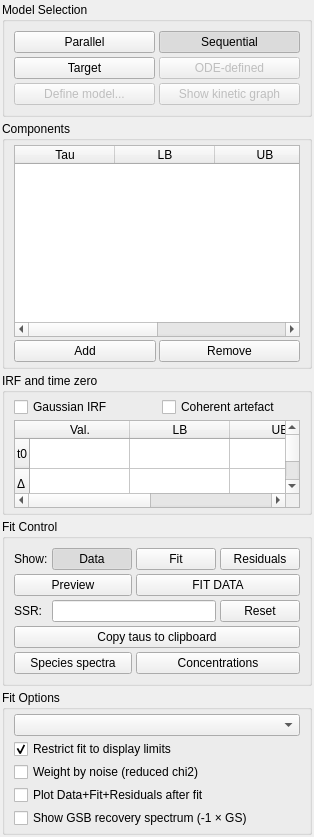
          <widget class="QWidget" name="tabDiscrete">
           <attribute name="title">
            <string>Discrete Fitting</string>
           </attribute>
           <layout class="QVBoxLayout" name="tabDiscreteLayout">
            <property name="spacing">
             <number>4</number>
            </property>
            <property name="leftMargin">
             <number>2</number>
            </property>
            <property name="topMargin">
             <number>2</number>
            </property>
            <property name="rightMargin">
             <number>2</number>
            </property>
            <property name="bottomMargin">
             <number>2</number>
            </property>
            <item>
             <widget class="QGroupBox" name="ModelSelectionGroup">
              <property name="title">
               <string>Model Selection</string>
              </property>
              <layout class="QGridLayout" name="modelSelectionLayout">
               <property name="spacing">
                <number>4</number>
               </property>
               <item row="0" column="0">
                <widget class="QPushButton" name="ParallelButton">
                 <property name="toolTip">
                  <string>Independent parallel decays -&gt; decay-associated spectra (DAS)</string>
                 </property>
                 <property name="text">
                  <string>Parallel</string>
                 </property>
                 <property name="checkable">
                  <bool>true</bool>
                 </property>
                 <attribute name="buttonGroup">
                  <string notr="true">ModelSelectionButtonGroup</string>
                 </attribute>
                </widget>
               </item>
               <item row="0" column="1">
                <widget class="QPushButton" name="SequentialButton">
                 <property name="toolTip">
                  <string>Sequential A-&gt;B-&gt;C scheme -&gt; evolution-associated spectra (EAS)</string>
                 </property>
                 <property name="text">
                  <string>Sequential</string>
                 </property>
                 <property name="checkable">
                  <bool>true</bool>
                 </property>
                 <property name="checked">
                  <bool>true</bool>
                 </property>
                 <attribute name="buttonGroup">
                  <string notr="true">ModelSelectionButtonGroup</string>
                 </attribute>
                </widget>
               </item>
               <item row="1" column="0">
                <widget class="QPushButton" name="TargetButton">
                 <property name="toolTip">
                  <string>General K-matrix with branching -&gt; species-associated spectra (SAS)</string>
                 </property>
                 <property name="text">
                  <string>Target</string>
                 </property>
                 <property name="checkable">
                  <bool>true</bool>
                 </property>
                 <attribute name="buttonGroup">
                  <string notr="true">ModelSelectionButtonGroup</string>
                 </attribute>
                </widget>
               </item>
               <item row="1" column="1">
                <widget class="QPushButton" name="ODEdefinedButton">
                 <property name="enabled">
                  <bool>false</bool>
                 </property>
                 <property name="toolTip">
                  <string>User-defined ODE system (not implemented yet)</string>
                 </property>
                 <property name="text">
                  <string>ODE-defined</string>
                 </property>
                 <property name="checkable">
                  <bool>true</bool>
                 </property>
                 <attribute name="buttonGroup">
                  <string notr="true">ModelSelectionButtonGroup</string>
                 </attribute>
                </widget>
               </item>
               <item row="2" column="0">
                <widget class="QPushButton" name="DefinemodelButton">
                 <property name="enabled">
                  <bool>false</bool>
                 </property>
                 <property name="toolTip">
                  <string>Edit the rate matrix / connectivity of the target model</string>
                 </property>
                 <property name="text">
                  <string>Define model...</string>
                 </property>
                </widget>
               </item>
               <item row="2" column="1">
                <widget class="QPushButton" name="ShowSchemeButton">
                 <property name="enabled">
                  <bool>false</bool>
                 </property>
                 <property name="toolTip">
                  <string>Draw the kinetic scheme of the current model (compartments, arrows and rate symbols)</string>
                 </property>
                 <property name="text">
                  <string>Show kinetic graph</string>
                 </property>
                </widget>
               </item>
              </layout>
             </widget>
            </item>
            <item>
             <widget class="QGroupBox" name="ComponentsGroup">
              <property name="title">
               <string>Components</string>
              </property>
              <layout class="QVBoxLayout" name="componentsLayout">
               <property name="spacing">
                <number>3</number>
               </property>
               <property name="topMargin">
                <number>4</number>
               </property>
               <property name="bottomMargin">
                <number>4</number>
               </property>
               <item>
                <widget class="QTableWidget" name="RateFitTable">
                 <property name="minimumSize">
                  <size>
                   <width>0</width>
                   <height>104</height>
                  </size>
                 </property>
                 <property name="toolTip">
                  <string>Initial lifetimes, bounds and fixed/free flags for each component</string>
                 </property>
                 <column>
                  <property name="text">
                   <string>Tau</string>
                  </property>
                 </column>
                 <column>
                  <property name="text">
                   <string>LB</string>
                  </property>
                 </column>
                 <column>
                  <property name="text">
                   <string>UB</string>
                  </property>
                 </column>
                 <column>
                  <property name="text">
                   <string>Fix?</string>
                  </property>
                 </column>
                </widget>
               </item>
               <item>
                <layout class="QHBoxLayout" name="componentRow">
                 <item>
                  <widget class="QPushButton" name="AddComponentButton">
                   <property name="text">
                    <string>Add</string>
                   </property>
                  </widget>
                 </item>
                 <item>
                  <widget class="QPushButton" name="RemoveComponentButton">
                   <property name="text">
                    <string>Remove</string>
                   </property>
                  </widget>
                 </item>
                </layout>
               </item>
              </layout>
             </widget>
            </item>
            <item>
             <widget class="QGroupBox" name="IRFandtimezeroPanel">
              <property name="title">
               <string>IRF and time zero</string>
              </property>
              <layout class="QVBoxLayout" name="irfLayout">
               <property name="spacing">
                <number>3</number>
               </property>
               <property name="topMargin">
                <number>4</number>
               </property>
               <property name="bottomMargin">
                <number>4</number>
               </property>
               <item>
                <layout class="QHBoxLayout" name="irfCheckboxRow">
                 <property name="spacing">
                  <number>10</number>
                 </property>
                 <item>
                  <widget class="QCheckBox" name="GaussianIRFCheckBox">
                   <property name="toolTip">
                    <string>Convolve exponentially modified Gaussian (analytic EMG) with FWHM</string>
                   </property>
                   <property name="text">
                    <string>Gaussian IRF</string>
                   </property>
                  </widget>
                 </item>
                 <item>
                  <widget class="QCheckBox" name="CoherentArtifactCheckBox">
                   <property name="toolTip">
                    <string>Include coherent-artefact derivative columns at time zero</string>
                   </property>
                   <property name="text">
                    <string>Coherent artefact</string>
                   </property>
                  </widget>
                 </item>
                </layout>
               </item>
               <item>
                <widget class="QTableWidget" name="IRFtable">
                 <property name="minimumSize">
                  <size>
                   <width>0</width>
                   <height>88</height>
                  </size>
                 </property>
                 <property name="maximumSize">
                  <size>
                   <width>16777215</width>
                   <height>88</height>
                  </size>
                 </property>
                 <property name="toolTip">
                  <string>Time zero and IRF width: value, bounds and fixed/free flag. The width row is hidden when no IRF is modelled; time zero always applies.</string>
                 </property>
                 <row>
                  <property name="text">
                   <string>t0</string>
                  </property>
                 </row>
                 <row>
                  <property name="text">
                   <string>Δ</string>
                  </property>
                 </row>
                 <column>
                  <property name="text">
                   <string>Val.</string>
                  </property>
                 </column>
                 <column>
                  <property name="text">
                   <string>LB</string>
                  </property>
                 </column>
                 <column>
                  <property name="text">
                   <string>UB</string>
                  </property>
                 </column>
                 <column>
                  <property name="text">
                   <string>Fix?</string>
                  </property>
                 </column>
                </widget>
               </item>
              </layout>
             </widget>
            </item>
            <item>
             <widget class="QGroupBox" name="FitControlGroup">
              <property name="title">
               <string>Fit Control</string>
              </property>
              <layout class="QGridLayout" name="fitControlGrid">
               <property name="spacing">
                <number>4</number>
               </property>
               <item row="0" column="0">
                <widget class="QLabel" name="PlotWhatLabel">
                 <property name="text">
                  <string>Show:</string>
                 </property>
                </widget>
               </item>
               <item row="0" column="1">
                <widget class="QPushButton" name="ShowDataButton">
                 <property name="toolTip">
                  <string>Plot raw data in main viewer</string>
                 </property>
                 <property name="text">
                  <string>Data</string>
                 </property>
                 <property name="checkable">
                  <bool>true</bool>
                 </property>
                 <property name="checked">
                  <bool>true</bool>
                 </property>
                 <attribute name="buttonGroup">
                  <string notr="true">PlotWhatButtonGroup</string>
                 </attribute>
                </widget>
               </item>
               <item row="0" column="2">
                <widget class="QPushButton" name="ShowFitButton">
                 <property name="toolTip">
                  <string>Overlay fit result on main viewer</string>
                 </property>
                 <property name="text">
                  <string>Fit</string>
                 </property>
                 <property name="checkable">
                  <bool>true</bool>
                 </property>
                 <attribute name="buttonGroup">
                  <string notr="true">PlotWhatButtonGroup</string>
                 </attribute>
                </widget>
               </item>
               <item row="0" column="3">
                <widget class="QPushButton" name="ShowResidualsButton">
                 <property name="toolTip">
                  <string>Plot residual matrix in main viewer</string>
                 </property>
                 <property name="text">
                  <string>Residuals</string>
                 </property>
                 <property name="checkable">
                  <bool>true</bool>
                 </property>
                 <attribute name="buttonGroup">
                  <string notr="true">PlotWhatButtonGroup</string>
                 </attribute>
                </widget>
               </item>
               <item row="1" column="0" colspan="2">
                <widget class="QPushButton" name="PreviewButton">
                 <property name="toolTip">
                  <string>Compute model guess without running solver</string>
                 </property>
                 <property name="text">
                  <string>Preview</string>
                 </property>
                </widget>
               </item>
               <item row="1" column="2" colspan="2">
                <widget class="QPushButton" name="FITDATAButton">
                 <property name="toolTip">
                  <string>Run non-linear least squares fit</string>
                 </property>
                 <property name="text">
                  <string>FIT DATA</string>
                 </property>
                </widget>
               </item>
               <item row="2" column="0">
                <widget class="QLabel" name="Chi2Value_label">
                 <property name="text">
                  <string>SSR:</string>
                 </property>
                </widget>
               </item>
               <item row="2" column="1" colspan="2">
                <widget class="QLineEdit" name="Chi2Value">
                 <property name="readOnly">
                  <bool>true</bool>
                 </property>
                </widget>
               </item>
               <item row="2" column="3">
                <widget class="QPushButton" name="ResetFitButton">
                 <property name="toolTip">
                  <string>Reset model settings and fit result</string>
                 </property>
                 <property name="text">
                  <string>Reset</string>
                 </property>
                </widget>
               </item>
               <item row="3" column="0" colspan="4">
                <widget class="QPushButton" name="CopyTaus_button">
                 <property name="toolTip">
                  <string>Copy fitted lifetimes into initial guess</string>
                 </property>
                 <property name="text">
                  <string>Copy taus to clipboard</string>
                 </property>
                </widget>
               </item>
               <item row="4" column="0" colspan="2">
                <widget class="QPushButton" name="PlotSpeciesSpectraButton">
                 <property name="toolTip">
                  <string>Plot species-associated spectra DAS/EAS/SAS</string>
                 </property>
                 <property name="text">
                  <string>Species spectra</string>
                 </property>
                </widget>
               </item>
               <item row="4" column="2" colspan="2">
                <widget class="QPushButton" name="PlotConcProfileButton">
                 <property name="toolTip">
                  <string>Plot concentration profiles C(t)</string>
                 </property>
                 <property name="text">
                  <string>Concentrations</string>
                 </property>
                </widget>
               </item>
              </layout>
             </widget>
            </item>
            <item>
             <widget class="QGroupBox" name="FitOptionsGroup">
              <property name="title">
               <string>Fit Options</string>
              </property>
              <layout class="QVBoxLayout" name="fitOptionsLayout">
               <property name="spacing">
                <number>3</number>
               </property>
               <property name="topMargin">
                <number>4</number>
               </property>
               <property name="bottomMargin">
                <number>4</number>
               </property>
               <item>
                <widget class="QComboBox" name="FitMethod">
                 <property name="toolTip">
                  <string>Non-linear least-squares algorithm</string>
                 </property>
                </widget>
               </item>
               <item>
                <widget class="QCheckBox" name="RestrictFitCheckBox">
                 <property name="toolTip">
                  <string>Fit only the delay/probe window currently displayed</string>
                 </property>
                 <property name="text">
                  <string>Restrict fit to display limits</string>
                 </property>
                 <property name="checked">
                  <bool>true</bool>
                 </property>
                </widget>
               </item>
               <item>
                <widget class="QCheckBox" name="UseNoiseWeightsCheckBox">
                 <property name="toolTip">
                  <string>Weight the residuals by the per-point noise (.pdatn or single scans), so the fit statistic is a true reduced chi-squared. Without it the statistic is the sum of squared residuals.</string>
                 </property>
                 <property name="text">
                  <string>Weight by noise (reduced chi2)</string>
                 </property>
                </widget>
               </item>
               <item>
                <widget class="QCheckBox" name="ExtraPlotsAfterFit_CheckBox">
                 <property name="text">
                  <string>Plot Data+Fit+Residuals after fit</string>
                 </property>
                </widget>
               </item>
               <item>
                <widget class="QCheckBox" name="GSBRecoveryCheckBox">
                 <property name="toolTip">
                  <string>Overlay ground-state bleach recovery spectrum (-1 * GS) on species spectra</string>
                 </property>
                 <property name="text">
                  <string>Show GSB recovery spectrum (-1 × GS)</string>
                 </property>
                </widget>
               </item>
              </layout>
             </widget>
            </item>
           </layout>
          </widget>
